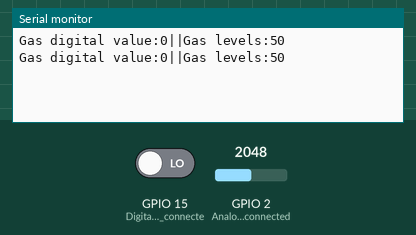
The sketch below on a simulated ESP32. On the bench: the last lines printed to the serial monitor. The test bench sets the inputs (shaded band); at power-on: GPIO 2 (Analog_data_pin_connected) = 2048, GPIO 15 (Digital_data_Pin_connecte) LOW.

Above: at 1.8 s.
1.9 s: GPIO 2 (Analog_data_pin_connected) set to 2866
At 2.8 s:
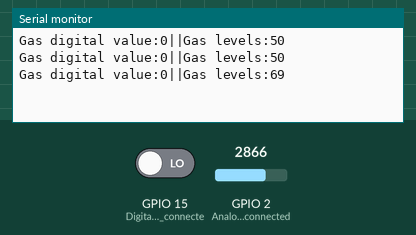
3.4 s: GPIO 15 (Digital_data_Pin_connecte) driven HIGH
At 4.7 s:
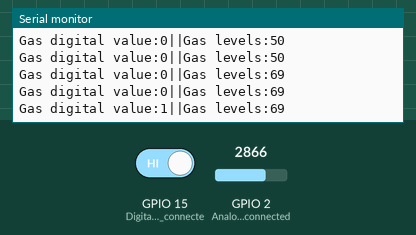
4.9 s: GPIO 2 (Analog_data_pin_connected) set to 3603
At 5.7 s:
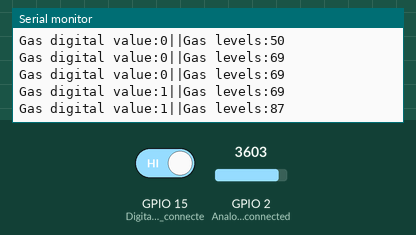
6.4 s: GPIO 15 (Digital_data_Pin_connecte) driven LOW
At 7.8 s:
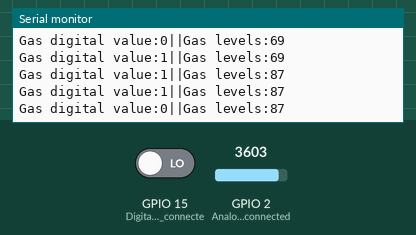
Timing chart, 0 to 8.9 s (numbered marks = the images above; inputs shaded):
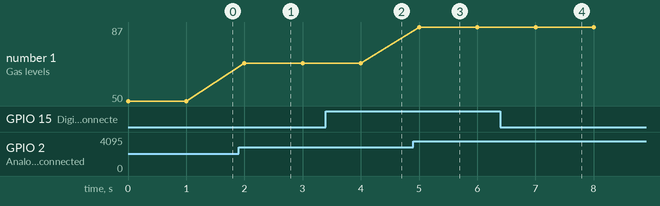

Measured:
- after the input at 1.9 s, the serial monitor: prints a new line after 0.10 s (image 1)
- after the input at 3.4 s, the serial monitor: prints a new line after 0.60 s (image 2)
- after the input at 4.9 s, the serial monitor: prints a new line after 0.10 s (image 3)
- after the input at 6.4 s, the serial monitor: prints a new line after 0.60 s (image 4)
- plotted number 1: 50 → 69 after the input at 1.9 s, 69 → 87 after the input at 4.9 s

The sketch:

MQ2_GasSensor_ESP32.ino
```cpp
void setup() {
  // put your setup code here, to run once:
pinMode(15,INPUT);// Digital data Pin connected to GPIO15
pinMode(2,INPUT);// Analog data pin connected to GPIO2
Serial.begin(9600);
}

void loop() {
  // put your main code here, to run repeatedly:
int gas_level = analogRead(2);
int gas_percent= map(gas_level,0,4095,0,100);// mapping gas level to percentage
Serial.print("Gas digital value:");
Serial.print(digitalRead(15));
Serial.print("||Gas levels:");
Serial.println(gas_percent);

delay(1000);
}
```
